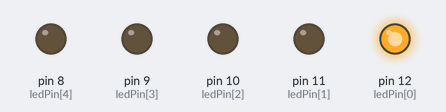
A sketch run on a simulated Arduino Uno, built with avr-gcc and run on an emulated ATmega328P. On the bench: output pins drawn as LEDs (lit = HIGH).

Above: at 0.5 s.
At 2.5 s:
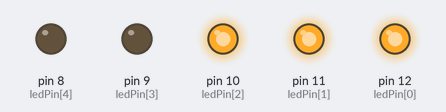
At 3.5 s:
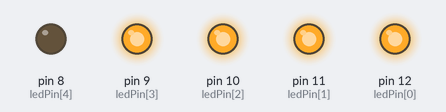
At 5.5 s:
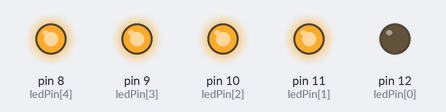
At 8.5 s:
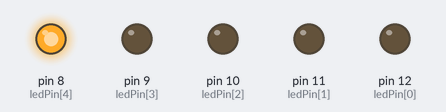
At 11.5 s:
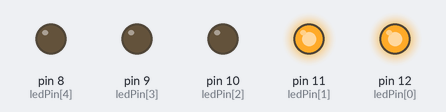
Timing chart, 0 to 13.0 s (numbered marks = the images above):
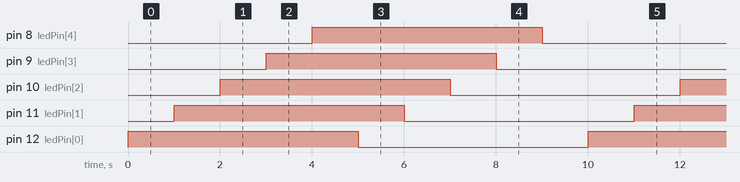

Measured:
- by itself, pin 8 (ledPin[4]), pin 9 (ledPin[3]), pin 10 (ledPin[2]), pin 11 (ledPin[1]), pin 12 (ledPin[0]): alternates HIGH for 5.0 s and LOW for 5.0 s
- by itself, everything shown: repeats every 10.0 s, in 10 steps

The sketch:

LabAct1.ino
```cpp
int ledPin[] = {12,11,10,9,8};
int numLeds = 5;
void setup() {


  for(int i = 0; i<numLeds; i++){
    pinMode(ledPin[i], OUTPUT);
  }

}

void loop() {

  for(int i = 0; i < numLeds;i++){
    digitalWrite(ledPin[i], HIGH);
    delay(1000);
  }
  for(int i = 0; i < numLeds;i++){
    digitalWrite(ledPin[i], LOW);
    delay(1000);
  }
}
```
